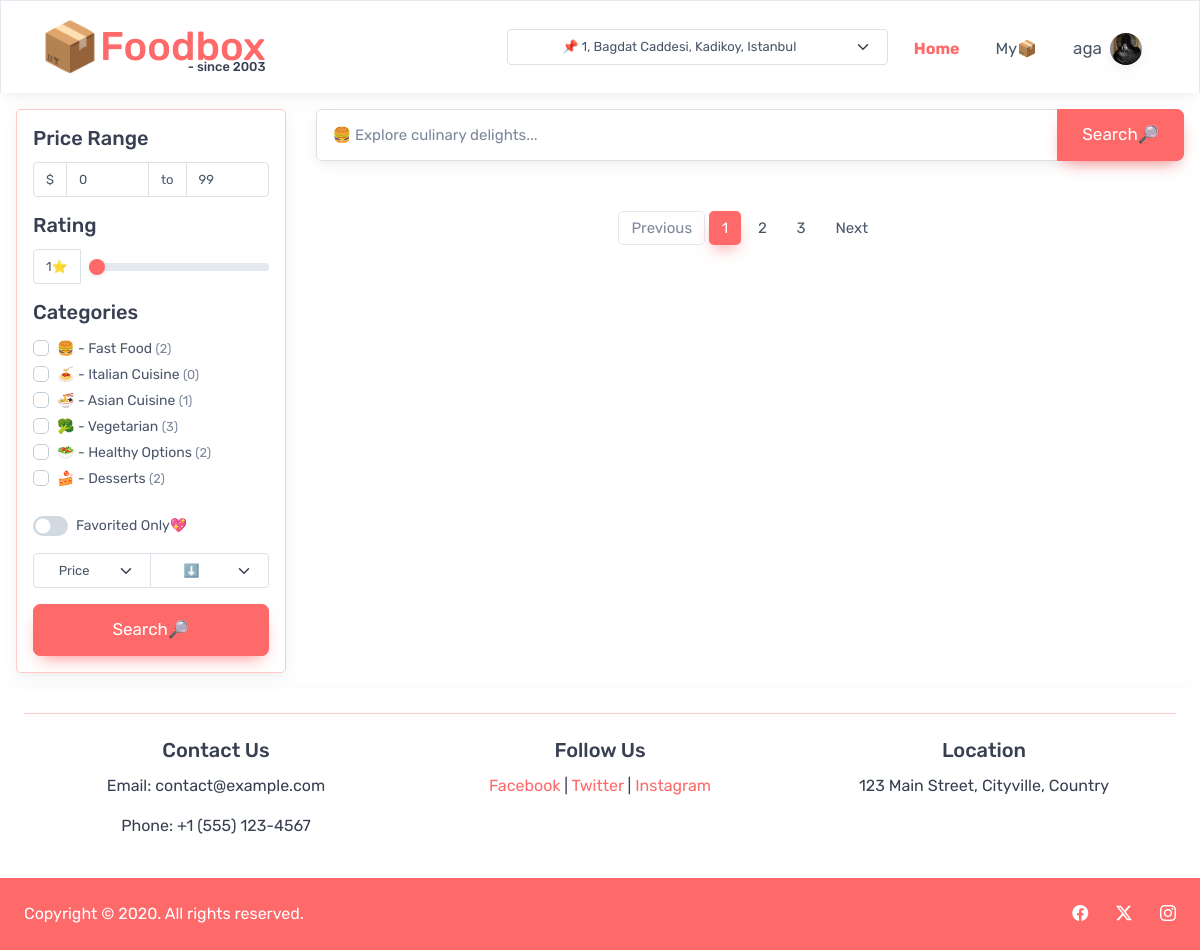
The page / (signed in) on the database its author committed.
### tables this page shows
CREATE TABLE `categories` (
  `id` int NOT NULL,
  `name` varchar(30) NOT NULL,
  `emoji` varchar(30) NOT NULL,
  `active` tinyint(1) NOT NULL DEFAULT '1'
);

### modules/filters.php (the view, shortened to what this page needs)
<div class="p-3 border border-primary rounded shadow">
    <form id="filter-form">
        <div class="">
            <h5>Price Range</h5>
            <div class="input-group input-group-sm mb-3 flex-nowrap">
                <span class="input-group-text">$</span>
                <input type="text" class="form-control" id="price-min" name="price-min" placeholder="Min" value="0">
                <span class="input-group-text">to</span>
                <input type="text" class="form-control" id="price-max" name="price-max" placeholder="Max" value="99">
            </div>
        </div>
        <h5>Rating</h5>
        <div class="input-group input-group-sm mb-3 flex-nowrap align-items-center ">
            <span id="score-label" class="input-group-text">1⭐</span>
            <input type="range" class="ms-2 form-range" min="1" max="5" value="1" id="score" name="score-min">
        </div>
        <h5 id="categories-title">Categories</h5>
        <div class="rounded mb-3" style="height:10rem; overflow-x:hidden; overflow-y:auto">
            <?php
            $sql = "SELECT * FROM categories";
            $result = mysqli_query($conn, $sql);
            $categories = mysqli_fetch_all($result, MYSQLI_ASSOC);
            ?>
            <?php foreach ($categories as $category):
                $sql = "SELECT * FROM foodcategories WHERE categoryid={$category['id']}";
                $result = mysqli_query($conn, $sql);
                $categoryContentCount = mysqli_num_rows($result);
                ?>
                <div class="form-check">
                    <input class="form-check-input category-checkbox" type="checkbox" name="categories[]"
                        value="<?= $category['id'] ?>">
                    <label class="form-check-label">
                        <?= $category['emoji'] ?> -
                        <?= $category['name'] ?>
                        <span class="fs-7 text-muted">
                            <?= "(" . $categoryContentCount . ")" ?>
                        </span>
                    </label>
                </div>
            <?php endforeach; ?>
        </div>
        <div class="form-check form-switch mb-3 flex-nowrap">
            <input class="form-check-input" type="checkbox" value="1" id="favorites" name="favorites-only">
            <label class="form-check-label" for="favorites">
                Favorited Only💖
            </label>
        </div>
        <div class="input-group mb-3 flex-nowrap">
            <select class="form-select form-select-sm text-center" name="sort-type">
                <option selected value="price">Price</option>
            </select>
            <select class="form-select form-select-sm text-center" name="sort-dir">
                <option selected value="ASC">⬇️</option>
            </select>
        </div>
        <button type="submit" class="btn btn-lg btn-primary btn-shadow w-100">Search🔎</button>
    </form>
</div>

### index.css (style rules this page uses)
html { scroll-behavior: smooth; }
.fs-7 { font-size: 0.8rem; }
* { transition-property: transform; transition-duration: 0.3s; transition-timing-function: ease-in-out; }

### rows shown on the page
categories: emoji "🍔", name "Fast Food", categoryContentCount "2"
categories: emoji "🍝", name "Italian Cuisine", categoryContentCount "0"
categories: emoji "🍜", name "Asian Cuisine", categoryContentCount "1"
categories: emoji "🥦", name "Vegetarian", categoryContentCount "3"
categories: emoji "🥗", name "Healthy Options", categoryContentCount "2"
categories: emoji "🍰", name "Desserts", categoryContentCount "2"

### other values the page prints
$_SESSION['user']['username'] "aga"
